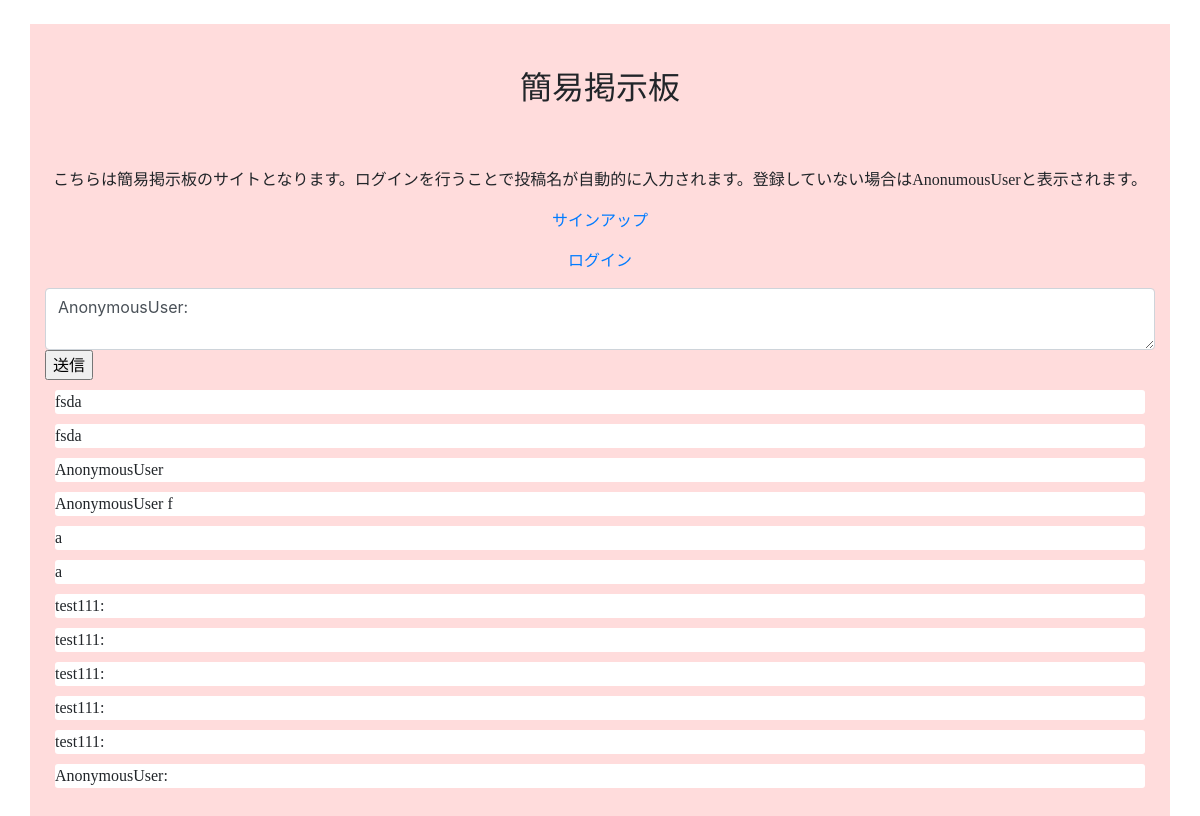
The page / on the database its author committed.
### bbs/models.py (models this page shows)
class Topic(models.Model):
    comment     = models.CharField(verbose_name="コメント",max_length=2000)

### bbs/views.py (the view, shortened to what this page needs)
class IndexView(View):
    def get(self, request, *args, **kwargs):
        topics  = Topic.objects.all()
        context = { "topics":topics }
        return render(request,"bbs/index.html",context)

### bbs/templates/bbs/index.html (shortened to what this page needs)
<!DOCTYPE html>
<html lang="ja">
<head>
    <link rel="stylesheet" href="/static/style.css">
    <link rel="stylesheet" href="https://stackpath.bootstrapcdn.com/bootstrap/4.4.1/css/bootstrap.min.css">
</head>
<body>
    <main class="container">
        <p class="title">簡易掲示板</p>
        <p class="text">こちらは簡易掲示板のサイトとなります。ログインを行うことで投稿名が自動的に入力されます。登録していない場合はAnonumousUserと表示されます。</p>
        <p><a class="link" href="{% url 'signup' %}">サインアップ</a></p>
        <p><a class="link" href="{% url 'login' %}">ログイン</a></p>
        <form method="POST">
            <textarea class="form-control" name="comment">{{user}}:
            </textarea>
            <input class="comit" type="submit" value="送信">
        </form>
        {% for topic in topics %}
        <div class="dis">
            {{ topic.comment }}
        </div>
        {% endfor %}
        <p>&nbsp;</p>
    </main>
</body>
</html>

### bbs/static/style.css (style rules this page uses)
.container { background-color: rgba(255, 212, 212, 0.805); margin-top: 3vh; }
.text { text-align: center; font-size: 1em; font-family: serif; }
.title { padding-top: 5vh; padding-bottom: 5vh; display: -webkit-box; display: -ms-flexbox; display: flex; -webkit-box-pack: center; -ms-flex-pack: center; justify-content: center; font-size: 2em; font-family: serif; }
.dis { margin: 10px; font-family: serif; }
.link { display: -webkit-box; display: -ms-flexbox; display: flex; -webkit-box-pack: center; -ms-flex-pack: center; justify-content: center; margin: 10px; }
.dis { background-color: white; border-color: black; border-radius: 3px; border-width: 3px !important; }
.comit { text-align: end; }

### rows shown on the page
Topic: comment "fsda"
Topic: comment "fsda"
Topic: comment "AnonymousUser"
Topic: comment "AnonymousUser f"
Topic: comment "a"
Topic: comment "a"
Topic: comment "test111:"
Topic: comment "test111:"
Topic: comment "test111:"
Topic: comment "test111:"
Topic: comment "test111:"
Topic: comment "AnonymousUser:"
